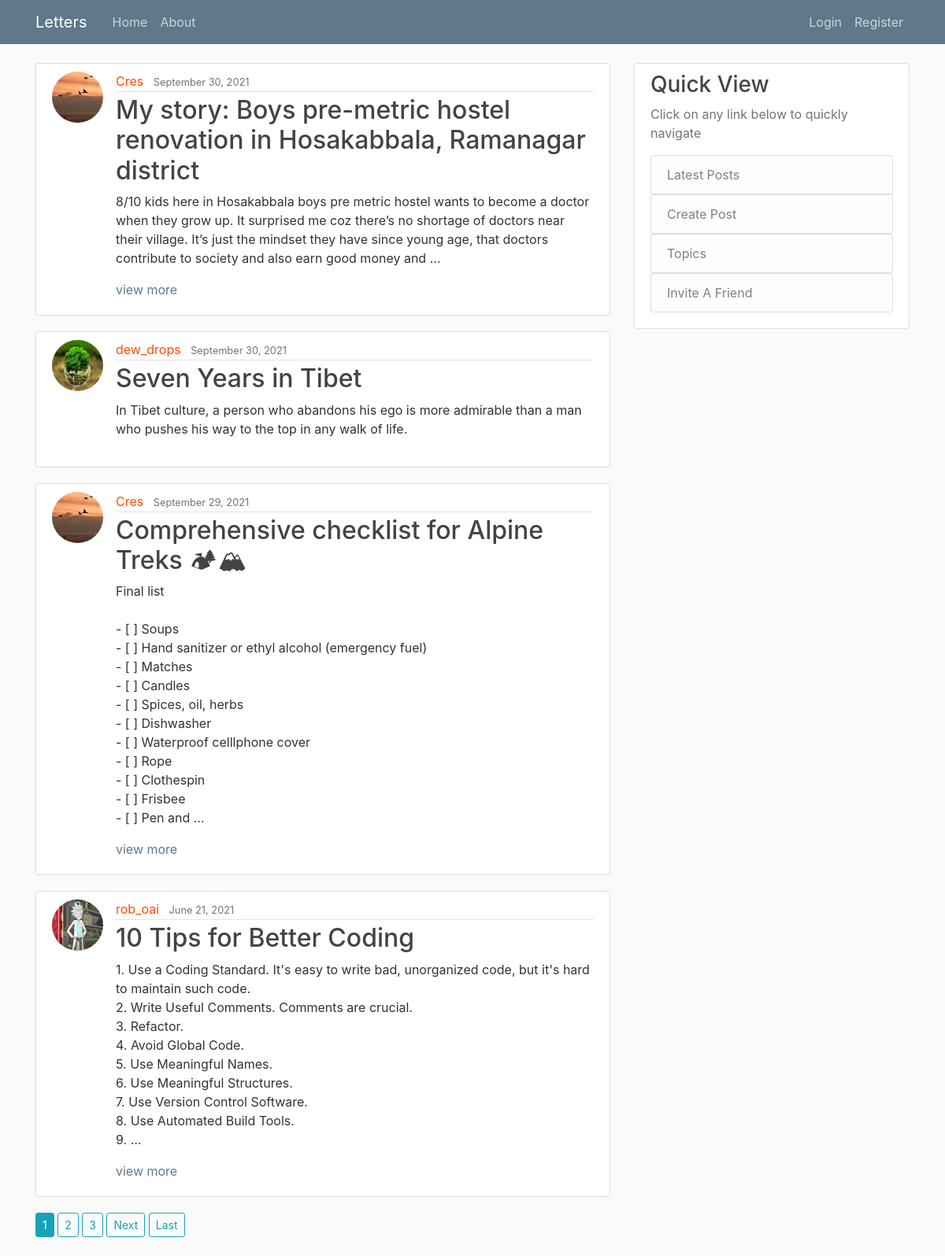
The page / on the database its author committed.
### blog/models.py (models this page shows, shortened)
class Post(models.Model):
    title = models.CharField(max_length=100)
    content = models.TextField()
    date_posted = models.DateTimeField(default=timezone.now)
    author = models.ForeignKey(User, on_delete=models.CASCADE)

### users/models.py (models this page shows, shortened)
class Profile(models.Model):
    user = models.OneToOneField(User, on_delete=models.CASCADE)
    image = models.ImageField(default='default.jpg', upload_to='profile_pics')
    dob = models.CharField(default='', max_length=10, null=True)
    first_name = models.TextField(default='')
    last_name = models.TextField(default='')

### blog/views.py (the view)
# urls.py: path('', PostListView.as_view(), name='blog-home'),
class PostListView(ListView):
    model = Post
    template_name = 'blog/home.html'  # <app>/<model>_<view_type>.html
    context_object_name = 'posts'
    ordering = ['-date_posted']
    paginate_by = 4

### blog/templates/blog/home.html (shortened to what this page needs)
{% extends "blog/base.html" %}
{% block content %}
    {% for post in posts %}
        <article class="media content-section">
            <a href="{% url 'profile' %}"><img class="rounded-circle article-img" src="{{ post.author.profile.image.url }}"></a>
          <div class="media-body">
            <div class="article-metadata">
              <a class="mr-2" href="{% url 'user-posts' post.author.username %}">{{ post.author }}</a>
              <small class="text-muted">{{ post.date_posted|date:"F d, Y" }}</small>
            </div>
            <h2><a class="article-title" href="{% url 'post-detail' post.id %}">{{ post.title }}</a></h2>
              {% with post.content|length as string_length %}
                {% if string_length >= 200 %}
                    <p class="article-content">{{ post.content|linebreaksbr|truncatewords:50}}</p>
                    <a class="view-more" href="{% url 'post-detail' post.id %}">view more</a>
                {% else %}
                    <p class="article-content">{{ post.content }}</p>
                {% endif %}
              {% endwith %}
          </div>
        </article>
    {% endfor %}
    {% if is_paginated %}
        {% for num in page_obj.paginator.page_range %}
            {% if page_obj.number == num %}
                <a href="?page={{ num }}" class="btn btn-sm btn-info mb-4">{{ num }}</a>
            {% elif num > page_obj.number|add:-3 and num < page_obj.number|add:3 %}
                <a href="?page={{ num }}" class="btn btn-sm btn-outline-info mb-4">{{ num }}</a>
            {% endif %}
        {% endfor %}
        {% if page_obj.has_next %}
            <a href="?page={{ page_obj.next_page_number }}" class="btn btn-sm btn-outline-info mb-4">Next</a>
            <a href="?page={{ page_obj.paginator.num_pages }}" class="btn btn-sm btn-outline-info mb-4">Last</a>
        {% endif %}
    {% endif %}
{% endblock content %}

### blog/static/blog/main.css (style rules this page uses)
body { background: #fafafa; color: #333333; margin-top: 5rem; }
h1, h2, h3, h4, h5, h6 { color: #444444; }
.content-section { background: #ffffff; padding: 10px 20px 20px 20px; border: 1px solid #dddddd; border-radius: 3px; margin-bottom: 20px; }
.article-title { color: #444444; }
a.view-more { color: #5f788a; text-decoration: none; }
.article-content { white-space: pre-line; }
.article-img { height: 65px; width: 65px; margin-right: 16px; }
.article-metadata { padding-bottom: 1px; margin-bottom: 4px; border-bottom: 1px solid #e3e3e3 }
.article-metadata > a { color: #FF4D00; }

### rows shown on the page
Post: author.profile.image (picture), author "Cres", date_posted "September 30, 2021", title "My story: Boys pre-metric hostel renovation in Hosakabbala, Ramanagar district", content "8/10 kids here in Hosakabbala boys pre metric hostel wants to become a doctor when they grow up. It surprised me coz there’s no shortage of doctors near their village. It’s just the mindset they have since young age, that doctors contribute to society and also earn good money and …"
Post: author.profile.image (picture), author "dew_drops", date_posted "September 30, 2021", title "Seven Years in Tibet", content "In Tibet culture, a person who abandons his ego is more admirable than a man who pushes his way to the top in any walk of life."
Post: author.profile.image (picture), author "Cres", date_posted "September 29, 2021", title "Comprehensive checklist for Alpine Treks 🏕🏔", content "Final list - [ ] Soups - [ ] Hand sanitizer or ethyl alcohol (emergency fuel) - [ ] Matches - [ ] Candles - [ ] Spices, oil, herbs - [ ] Dishwasher - [ ] Waterproof celllphone cover - [ ] Rope - [ ] Clothespin - [ ] Frisbee - [ ] Pen and …"
Post: author.profile.image (picture), author "rob_oai", date_posted "June 21, 2021", title "10 Tips for Better Coding", content "1. Use a Coding Standard. It's easy to write bad, unorganized code, but it's hard to maintain such code. 2. Write Useful Comments. Comments are crucial. 3. Refactor. 4. Avoid Global Code. 5. Use Meaningful Names. 6. Use Meaningful Structures. 7. Use Version Control Software. 8. Use Automated Build Tools. 9. …"

### other values the page prints
{{ num }} "1"
{{ num }} "2" "3"
